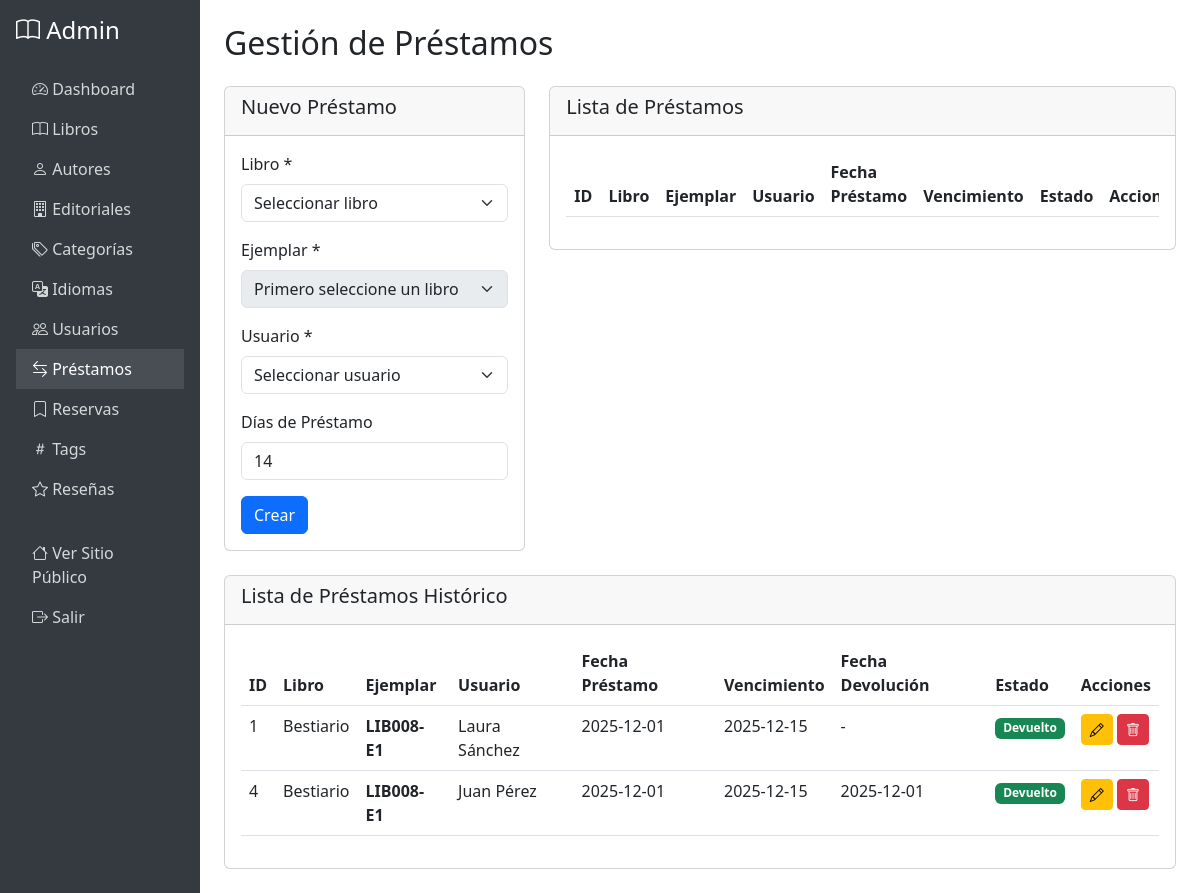
/admin/prestamos.php (signed in), run on the app's committed database.
### tables this page shows
CREATE TABLE IF NOT EXISTS prestamos (
    id INT PRIMARY KEY AUTO_INCREMENT,
    libro_id INT NOT NULL,
    ejemplar_id INT NOT NULL,
    usuario_id INT NOT NULL,
    fecha_prestamo DATE NOT NULL,
    fecha_vencimiento DATE NOT NULL,
    fecha_devolucion DATE NULL,
    estado ENUM('Activo', 'Devuelto', 'Vencido', 'Perdido') DEFAULT 'Activo',
    multa DECIMAL(10,2) DEFAULT 0.00,
    notas TEXT,
    created_at TIMESTAMP DEFAULT CURRENT_TIMESTAMP,
    updated_at TIMESTAMP DEFAULT CURRENT_TIMESTAMP ON UPDATE CURRENT_TIMESTAMP,
    FOREIGN KEY (libro_id) REFERENCES libros(id) ON DELETE RESTRICT,
    FOREIGN KEY (ejemplar_id) REFERENCES ejemplares(id) ON DELETE RESTRICT,
    FOREIGN KEY (usuario_id) REFERENCES usuarios(id) ON DELETE RESTRICT,
    INDEX idx_libro (libro_id),
    INDEX idx_ejemplar (ejemplar_id),
    INDEX idx_usuario (usuario_id),
    INDEX idx_estado (estado),
    INDEX idx_fecha_vencimiento (fecha_vencimiento)
);

CREATE TABLE IF NOT EXISTS libros (
    id INT PRIMARY KEY AUTO_INCREMENT,
    isbn VARCHAR(20) UNIQUE,
    codigo_interno VARCHAR(50) UNIQUE NOT NULL,
    titulo VARCHAR(255) NOT NULL,
    subtitulo VARCHAR(255),
    editorial_id INT,
    anio_publicacion INT,
    edicion VARCHAR(50),
    lugar_publicacion VARCHAR(100),
    numero_paginas INT,
    idioma_id INT,
    formato ENUM('Tapa dura', 'Tapa blanda', 'Rústica', 'Espiral', 'Otro') DEFAULT 'Tapa blanda',
    dimensiones VARCHAR(50),
    sinopsis TEXT,
    clasificacion_dewey VARCHAR(20),
    estado_fisico ENUM('Excelente', 'Bueno', 'Regular', 'Malo', 'Requiere reparación', 'Perdido') NOT NULL DEFAULT 'Bueno',
    estado_disponibilidad ENUM('Disponible', 'Prestado', 'Reservado', 'En reparación', 'No disponible') NOT NULL DEFAULT 'Disponible',
    ubicacion_fisica VARCHAR(100),
    fecha_adquisicion DATE,
    metodo_adquisicion ENUM('Compra', 'Donación', 'Intercambio', 'Préstamo permanente') DEFAULT 'Donación',
    precio_compra DECIMAL(10,2),
    donante VARCHAR(100),
    numero_prestamos INT DEFAULT 0,
    ultima_fecha_prestamo DATE,
    ultima_fecha_devolucion DATE,
    url_portada VARCHAR(255),
    recomendado_para VARCHAR(50),
    valoracion_promedio DECIMAL(3,2) DEFAULT 0.00,
    numero_resenas INT DEFAULT 0,
    destacado BOOLEAN DEFAULT FALSE,
    notas TEXT,
    created_at TIMESTAMP DEFAULT CURRENT_TIMESTAMP,
    updated_at TIMESTAMP DEFAULT CURRENT_TIMESTAMP ON UPDATE CURRENT_TIMESTAMP,
    deleted_at TIMESTAMP NULL,
    FOREIGN KEY (editorial_id) REFERENCES editoriales(id) ON DELETE SET NULL,
    FOREIGN KEY (idioma_id) REFERENCES idiomas(id) ON DELETE SET NULL,
    INDEX idx_titulo (titulo),
    INDEX idx_isbn (isbn),
    INDEX idx_codigo_interno (codigo_interno),
    INDEX idx_estado_disponibilidad (estado_disponibilidad),
    INDEX idx_destacado (destacado),
    INDEX idx_deleted_at (deleted_at)
);

CREATE TABLE IF NOT EXISTS ejemplares (
    id INT PRIMARY KEY AUTO_INCREMENT,
    libro_id INT NOT NULL,
    codigo_ejemplar VARCHAR(50) UNIQUE NOT NULL,
    estado_fisico ENUM('Excelente', 'Bueno', 'Regular', 'Malo', 'Requiere reparación', 'Perdido') NOT NULL DEFAULT 'Bueno',
    estado_disponibilidad ENUM('Disponible', 'Prestado', 'Reservado', 'En reparación', 'No disponible') NOT NULL DEFAULT 'Disponible',
    ubicacion_fisica VARCHAR(100),
    fecha_adquisicion DATE,
    metodo_adquisicion ENUM('Compra', 'Donación', 'Intercambio', 'Préstamo permanente') DEFAULT 'Donación',
    precio_compra DECIMAL(10,2),
    donante VARCHAR(100),
    notas TEXT,
    created_at TIMESTAMP DEFAULT CURRENT_TIMESTAMP,
    updated_at TIMESTAMP DEFAULT CURRENT_TIMESTAMP ON UPDATE CURRENT_TIMESTAMP,
    deleted_at TIMESTAMP NULL,
    FOREIGN KEY (libro_id) REFERENCES libros(id) ON DELETE CASCADE,
    INDEX idx_libro (libro_id),
    INDEX idx_codigo_ejemplar (codigo_ejemplar),
    INDEX idx_estado_disponibilidad (estado_disponibilidad),
    INDEX idx_deleted_at (deleted_at)
);

CREATE TABLE IF NOT EXISTS usuarios (
    id INT PRIMARY KEY AUTO_INCREMENT,
    numero_cedula VARCHAR(50) UNIQUE NOT NULL,
    nombre VARCHAR(255) NOT NULL,
    apellido VARCHAR(255) NOT NULL,
    email VARCHAR(255) UNIQUE,
    telefono VARCHAR(20),
    direccion TEXT,
    fecha_nacimiento DATE,
    fecha_registro TIMESTAMP DEFAULT CURRENT_TIMESTAMP,
    estado ENUM('Activo', 'Inactivo', 'Suspendido') DEFAULT 'Activo',
    notas TEXT,
    created_at TIMESTAMP DEFAULT CURRENT_TIMESTAMP,
    updated_at TIMESTAMP DEFAULT CURRENT_TIMESTAMP ON UPDATE CURRENT_TIMESTAMP,
    deleted_at TIMESTAMP NULL,
    INDEX idx_nombre (nombre, apellido),
    INDEX idx_estado (estado)
);

### admin/prestamos.php (the view, shortened to what the rows shown need)
<?php
require_once '../config/database.php';
require_once '../models/Model.php';
$model = new Model('prestamos');
$prestamosHistoricos = $model->query("
    SELECT p.*, l.titulo AS libro_titulo, l.codigo_interno,
           e.codigo_ejemplar,
           u.nombre AS usuario_nombre, u.apellido AS usuario_apellido, u.numero_cedula
    FROM prestamos p
    INNER JOIN libros l ON p.libro_id = l.id
    INNER JOIN ejemplares e ON p.ejemplar_id = e.id
    INNER JOIN usuarios u ON p.usuario_id = u.id
    WHERE p.estado = 'Devuelto'
    ORDER BY p.fecha_prestamo DESC
");
?>
<!DOCTYPE html>
<html lang="es">
<head>
    <link href="https://cdn.jsdelivr.net/npm/bootstrap@5.3.0/dist/css/bootstrap.min.css" rel="stylesheet">
    <link rel="stylesheet" href="https://cdn.jsdelivr.net/npm/bootstrap-icons@1.11.0/font/bootstrap-icons.css">
</head>
<body>
    <?php include 'includes/header.php'; ?>
    <main class="col-md-9 col-lg-10 ms-sm-auto px-md-4 py-4">
        <h1 class="h2 mb-4">Gestión de Préstamos</h1>
        <div class="row">
            <div class="col-md-8">
                <div class="card">
                    <div class="card-body">
                        <div class="table-responsive">
                            <table class="table table-hover">
                                <thead>
                                    <tr>
                                        <th>ID</th>
                                        <th>Libro</th>
                                        <th>Ejemplar</th>
                                        <th>Usuario</th>
                                        <th>Fecha Préstamo</th>
                                        <th>Vencimiento</th>
                                        <th>Estado</th>
                                        <th>Acciones</th>
                                    </tr>
                                </thead>
                            </table>
                        </div>
                    </div>
                </div>
            </div>
        </div>
        <div class="row mt-4">
            <div class="col-12">
                <div class="card">
                    <div class="card-body">
                        <div class="table-responsive">
                            <table class="table table-hover">
                                <thead>
                                    <tr>
                                        <th>ID</th>
                                        <th>Libro</th>
                                        <th>Ejemplar</th>
                                        <th>Usuario</th>
                                        <th>Fecha Préstamo</th>
                                        <th>Vencimiento</th>
                                        <th>Fecha Devolución</th>
                                        <th>Estado</th>
                                        <th>Acciones</th>
                                    </tr>
                                </thead>
                                <tbody>
                                    <?php if (empty($prestamosHistoricos)): ?>
                                        <tr>
                                            <td colspan="9" class="text-center text-muted">No hay préstamos históricos</td>
                                        </tr>
                                    <?php else: ?>
                                        <?php foreach ($prestamosHistoricos as $prestamo): ?>
                                            <tr>
                                                <td><?php echo $prestamo['id']; ?></td>
                                                <td><?php echo htmlspecialchars($prestamo['libro_titulo']); ?></td>
                                                <td><strong><?php echo htmlspecialchars($prestamo['codigo_ejemplar'] ?? '-'); ?></strong></td>
                                                <td><?php echo htmlspecialchars($prestamo['usuario_nombre'] . ' ' . $prestamo['usuario_apellido']); ?></td>
                                                <td><?php echo $prestamo['fecha_prestamo']; ?></td>
                                                <td><?php echo $prestamo['fecha_vencimiento']; ?></td>
                                                <td><?php echo $prestamo['fecha_devolucion'] ?? '-'; ?></td>
                                                <td>
                                                    <span class="badge bg-success">
                                                        <?php echo htmlspecialchars($prestamo['estado']); ?>
                                                    </span>
                                                </td>
                                                <td>
                                                    <a href="?edit=<?php echo $prestamo['id']; ?>" class="btn btn-sm btn-warning">
                                                        <i class="bi bi-pencil"></i>
                                                    </a>
                                                    <form method="POST" style="display:inline;" onsubmit="return confirm('¿Eliminar este préstamo?');">
                                                        <button type="submit" name="delete" class="btn btn-sm btn-danger">
                                                            <i class="bi bi-trash"></i>
                                                        </button>
                                                    </form>
                                                </td>
                                            </tr>
                                        <?php endforeach; ?>
                                    <?php endif; ?>
                                </tbody>
                            </table>
                        </div>
                    </div>
                </div>
            </div>
        </div>
    </main>
    <?php include 'includes/footer.php'; ?>
</body>
</html>

### data on the page
prestamos: id "1", libro.titulo "Bestiario", ejemplar.codigo_ejemplar "LIB008-E1", usuario.apellido "Laura Sánchez", fecha_prestamo "2025-12-01", fecha_vencimiento "2025-12-15", fecha_devolucion "-", estado "Devuelto"
prestamos: id "4", libro.titulo "Bestiario", ejemplar.codigo_ejemplar "LIB008-E1", usuario.apellido "Juan Pérez", fecha_prestamo "2025-12-01", fecha_vencimiento "2025-12-15", fecha_devolucion "2025-12-01", estado "Devuelto"
